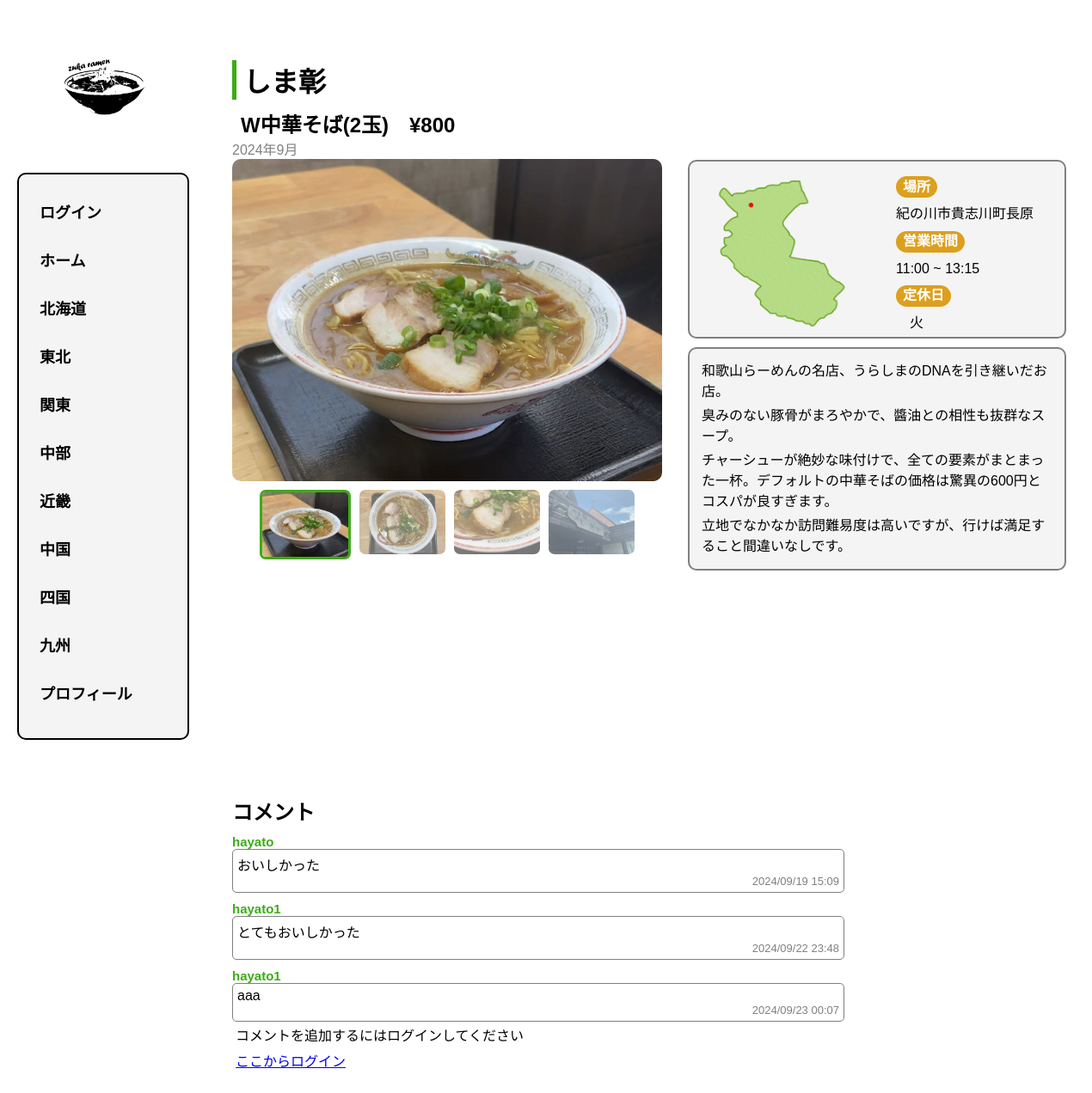
Before: /store/1/ with the older database file.
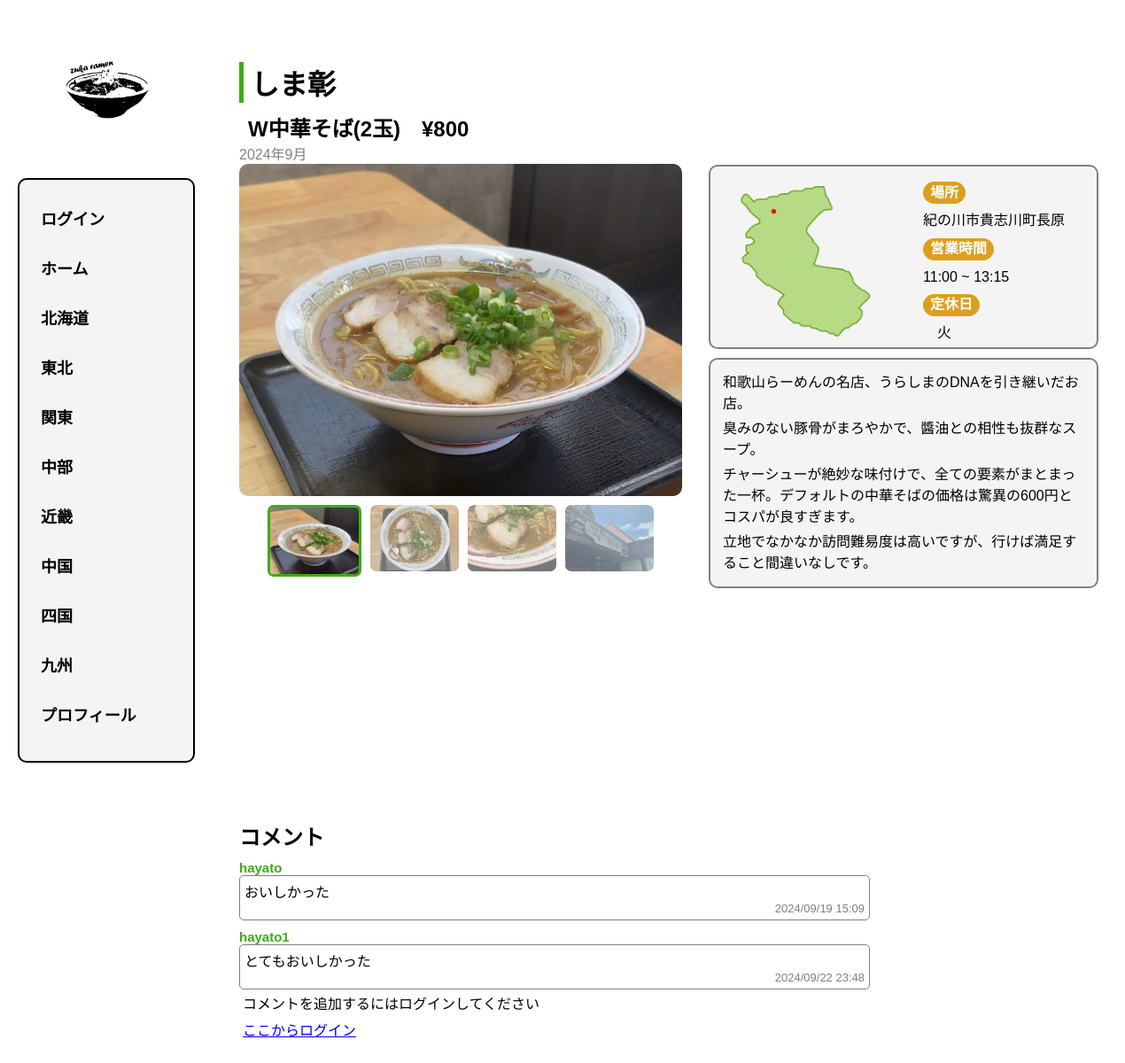
After: the same page with the newer database file.
### mypage/models.py (models this page shows)
class Comment(models.Model):
    user = models.ForeignKey(User, on_delete=models.CASCADE)
    store = models.ForeignKey(Store, on_delete=models.CASCADE, related_name='comments', null=True)
    content = models.TextField()
    created_at = models.DateTimeField(auto_now_add=True)

### mypage/views.py (the view)
# urls.py: path('store/<int:store_id>/', views.store_detail, name='store_detail'),
def store_detail(request, store_id):
    store = get_object_or_404(Store, id=store_id)
    comments = store.comments.all()
    if request.method == 'POST':
        form = CommentForm(request.POST)
        if form.is_valid():
            comment = form.save(commit=False)
            comment.user = request.user
            comment.store = store
            comment.save()
            return redirect('store_detail', store_id=store.id)
    else:
        form = CommentForm()
    context = {
        'store': store,
        'comments': comments,
        'form': form,
    }
    if store_id == 1:
        return render(request, 'shimasyo.html', context)

### mypage/templates/shimasyo.html (shortened to what this page needs)
{% extends 'base.html' %}
{% block content %}
 {% load static %}
 <body>
      <div class="emphasize">
         <h1>しま彰</h1>
     </div>
     <div class="layout-container">
         <div class="image-container">
             <h2>W中華そば(2玉)　&yen;800</h2>
              <div class="date">
                 2024年9月
              </div>
             <div class="main-image-container">
                 <img src="{% static 'mypage/shimasyo1.jpeg' %}" class="active" alt="画像1">
             </div>
             <div class="thumbnail-container">
                 <img src="{% static 'mypage/shimasyo1.jpeg' %}" class="active-thumbnail" alt="画像1のサムネイル" data-index="0">
                 <img src="{% static 'mypage/shimasyo2.jpeg' %}" alt="画像2のサムネイル" data-index="1">
                 <img src="{% static 'mypage/shimasyo3.jpeg' %}" alt="画像3のサムネイル" data-index="2">
                 <img src="{% static 'mypage/shimasyo4.jpeg' %}" alt="画像4のサムネイル" data-index="3">
             </div>
         </div>
         <div class="content-container">
             <div class="content-container1">
                 <img src="{% static 'mypage/shimasyo_point.png' %}" alt="しま彰地図">
                 <div class="content-container2">
                     <p><span class="title">場所</span></p>
                     <p>紀の川市貴志川町長原</p>
                     <p><span class="title">営業時間</span></p>
                     <p> 11:00 ~ 13:15</p>
                     <p><span class="title">定休日</span></p>
                     <p>　火</p>
                 </div>
             </div>
             <div class="content-container3">
                 <p>和歌山らーめんの名店、うらしまのDNAを引き継いだお店。</p>
                 <p>臭みのない豚骨がまろやかで、醬油との相性も抜群なスープ。</p>
                 <p>チャーシューが絶妙な味付けで、全ての要素がまとまった一杯。デフォルトの中華そばの価格は驚異の600円とコスパが良すぎます。</p>
                 <p>立地でなかなか訪問難易度は高いですが、行けば満足すること間違いなしです。</p>
             </div>
         </div>
      </div>
     <h2>コメント</h2>
     <ul>
         {% for comment in comments %}
             <div class="username1"> {{ comment.user.username }} </div>
             <div class="content-box">{{ comment.content }}
                 <div class="content-date">{{ comment.created_at|date:"Y/m/d H:i" }}</div>
             </div>
         {% empty %}
             <p>コメントはまだありません</p>
         {% endfor %}
     </ul>
     {% if user.is_authenticated %}
         <h3>コメントを入力してください</h3>
         <form method="post">
             {% csrf_token %}
             <div class="form-group">
                 <label for="id_content"></label>
                 {{ form.content }}
             </div>
             <button type="submit" class="custom-submit-btn">コメントを送信</button>
         </form>
     {% else %}
         <div class="margin">
           <p>コメントを追加するにはログインしてください</p>
           <a href="{% url 'login' %}">ここからログイン</a>
         </div>
     {% endif %}
 </body>
{% endblock %}

### mypage/templates/base.html (shortened to what this page needs)
<!DOCTYPE html>
<html lang="ja">
<head>
</head>
<body>
    {% load static %}
    <div class="layout-container">
        <div>
            <a href="{% url 'home' %}"><img src="{% static 'mypage/logo.png' %}" alt="ロゴ" class="menu-logo"></a>
            <nav class="menu-container">
                <ul class="menu">
                    {% if user.is_authenticated %}
                       <div class="greet">ようこそ!
                       <div class="username">{{ user.username }}</div>さん
                       </div>
                       <form method="POST" action="{% url 'logout' %}">
                        {% csrf_token %}
                        <button type="submit">ログアウト</button>
                    </form>
                    {% else %}
                       <li class="menu-item"><a href="{% url 'login' %}">ログイン</a></li>
                    {% endif %}
                    <li class="menu-item"><a href="{% url 'home' %}">ホーム</a></li>
                    <li class="menu-item"><a href="{% url 'hokkaido' %}">北海道</a></li>
                    <li class="menu-item"><a href="{% url 'tohoku' %}">東北</a></li>
                    <li class="menu-item"><a href="{% url 'kanto' %}">関東</a></li>
                    <li class="menu-item"><a href="{% url 'tyubu' %}">中部</a></li>
                    <li class="menu-item"><a href="{% url 'kinki' %}">近畿</a></li>
                    <li class="menu-item"><a href="{% url 'tyugoku' %}">中国</a></li>
                    <li class="menu-item"><a href="{% url 'shikoku' %}">四国</a></li>
                    <li class="menu-item"><a href="{% url 'kyusyu' %}">九州</a></li>
                    <li class="menu-item"><a href="{% url 'profile' %}">プロフィール</a></li>
                </ul>
            </nav>
        </div>
        <div class="content-container">
            {% block content %}{% endblock %}
        </div>
    </div>
</body>
</html>

### mypage/templates/base.html (style rules this page uses)
body { margin: 0; padding: 0; font-family: Arial, sans-serif; }
.layout-container { display: flex; min-height: 100vh; }
.menu-container { width: 200px; background-color: #f4f4f4; box-sizing: border-box; border: 2px solid #000000; border-radius: 10px; margin: 20px; padding-top: 10px; }
.menu { padding: 10px; margin: 0; }
.menu-item { list-style: none; margin: 10px 10px 30px 0px; }
.menu-item a { padding: 10px; color: #000; text-decoration: none; font-size: 18px; font-weight: bold; transition: background-color 0.3s ease; text-align: left; border-radius: 4px; }
.content-container { flex: 1; padding: 10px; box-sizing: border-box; }
.menu-logo { width: 140px; margin: 15px auto; display: block; }

### mypage/templates/shimasyo.html (style rules this page uses)
p { line-height: 1.5; padding: 0px; margin: 4px; }
a { margin: 0 4px; }
h2 { margin: 0px 10px; }
h1 { margin: 0px ; }
ul { padding-left: 0px; margin: 0px 10px; }
.date { font-size: 16px; color: gray; }
.margin { margin: 5px 10px; }
.emphasize { border-left:solid 5px rgb(60, 172, 22); padding:0px 8px; margin: 0px 10px; }
.title { display: inline-block; background-color: rgb(220, 160, 30); font-weight: bold; color: white; padding: 0.5px 8px ; border-radius: 20px; text-align: center; margin:2% 0px; }
.layout-container { display: flex; justify-content: center; margin-top: 10px; width: 1000px; }
.image-container { width: 50%; margin: 0px 10px; }
.content-container { width: 50%; margin: 50px 10px; }
.content-container1 { display: flex; justify-content: left; border: solid 2px gray; border-radius: 10px; background-color: #f4f4f4; padding-top: 10px; padding-right: 10px; }
.content-container1 img { width: 40%; margin: auto ; }
.content-container2 { justify-content: left; margin: auto; }
.content-container3 { justify-content: left; border: solid 2px gray; border-radius: 10px; background-color: #f4f4f4; margin-top: 10px; padding: 10px; }
.main-image-container { width: 100%; height: auto; position: relative; margin: auto; border-radius: 10px; }
.main-image-container img { width: 100%; height: auto; display: none; border-radius: 10px; }
.main-image-container img.active { display: block; }
.thumbnail-container { display: flex; justify-content: center; margin-top: 10px; }
.thumbnail-container img { width: 100px; height: 75px; margin: 0 5px; cursor: pointer; opacity: 0.6; border-radius: 7px; }
.thumbnail-container img.active-thumbnail { border: solid 3px rgb(60, 172, 22); opacity: 1; }
.username1 { font-size: 15px; color: rgb(60, 172, 22); font-weight: bold; margin-top: 10px; }
.content-box { width: 100%; border: solid 1.5px gray; border-radius: 5px; padding: 5px; margin: 0px; }
.content-date { font-size: 13px; text-align: right; color: gray; }

Changed rows visible on the page:
removed Comment: user.username "hayato1", content "aaa", created_at "2024/09/23 00:07"
